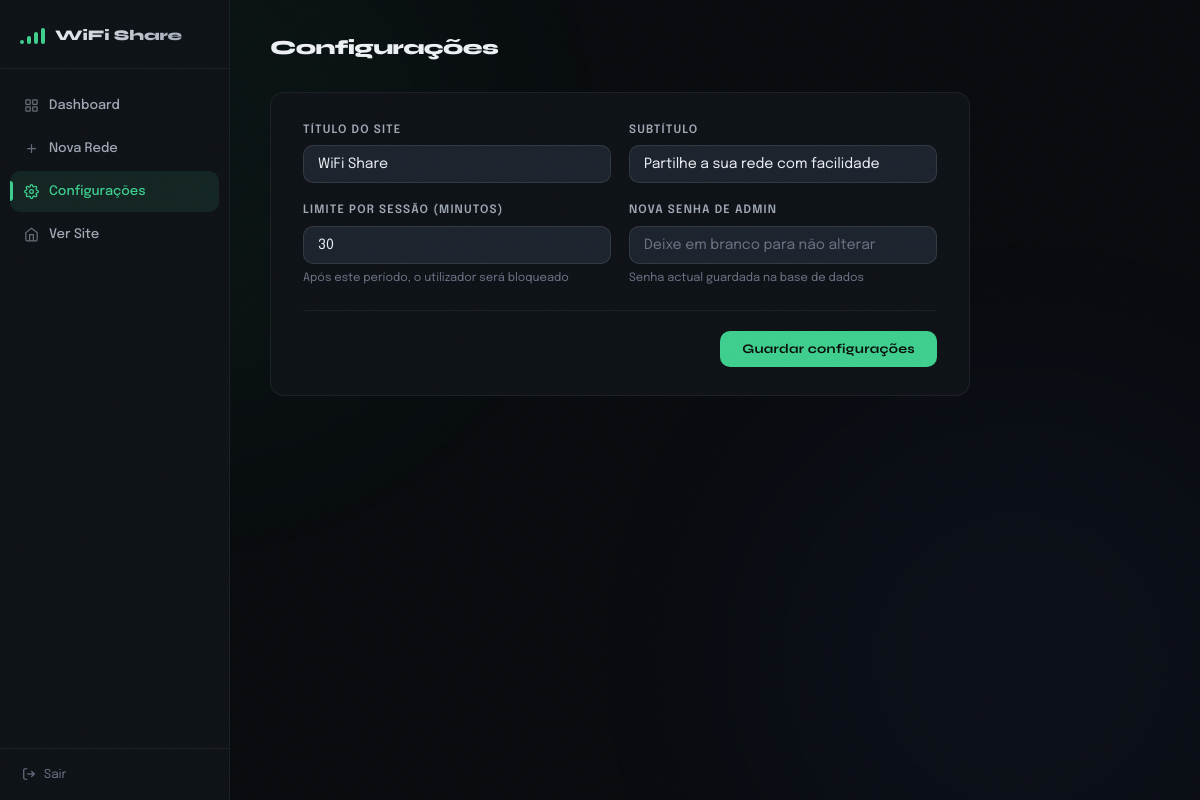
The app's page /admin/configuracoes (signed in) with its own data.
### tables this page shows
CREATE TABLE config (
            chave   TEXT PRIMARY KEY,
            valor   TEXT
        );

### app/routes.py (the view)
@main_bp.route('/admin/configuracoes', methods=['GET', 'POST'])
@requer_admin
def configuracoes():
    if request.method == 'POST':
        for chave in ['titulo_site', 'subtitulo', 'senha_admin', 'limite_minutos']:
            valor = request.form.get(chave, '').strip()
            if valor:
                ConfigModel.definir(chave, valor)
        return redirect(url_for('main.admin'))
    return render_template('app/configuracoes.html', cfg=ConfigModel.todas())

### app/database.py (called while the page is built)
def get_db():
    if 'db' not in g:
        g.db = sqlite3.connect(
            current_app.config['DATABASE'],
            detect_types=sqlite3.PARSE_DECLTYPES
        )
        g.db.row_factory = sqlite3.Row
        g.db.execute('PRAGMA foreign_keys = ON')
    return g.db

### app/models.py (called while the page is built)
    @staticmethod
    def todas():
        db = get_db()
        rows = db.execute('SELECT chave, valor FROM config').fetchall()
        return {r['chave']: r['valor'] for r in rows}

### app/routes.py (called while the page is built)
def requer_admin(f):
    @wraps(f)
    def decorated(*args, **kwargs):
        if not session.get('admin'):
            return redirect(url_for('main.login'))
        return f(*args, **kwargs)
    return decorated

### app/templates/app/configuracoes.html (shortened to what this page needs)
{% extends "app/base.html" %}
{% block extra_css %}<link rel="stylesheet" href="{{ url_for('static', filename='css/admin.css') }}">{% endblock %}
{% block body %}
<div class="admin-wrap">
  <aside class="admin-sidebar">
    <div class="sidebar-logo">
      <div class="signal-icon small"><span></span><span></span><span></span><span></span></div>
      <span class="sidebar-name">{{ cfg.titulo_site }}</span>
    </div>
    <nav class="sidebar-nav">
      <a href="{{ url_for('main.admin') }}" class="nav-item">
        <svg width="15" height="15" viewBox="0 0 24 24" fill="none" stroke="currentColor" stroke-width="2"><rect x="3" y="3" width="7" height="7" rx="1"/><rect x="14" y="3" width="7" height="7" rx="1"/><rect x="3" y="14" width="7" height="7" rx="1"/><rect x="14" y="14" width="7" height="7" rx="1"/></svg>
        Dashboard
      </a>
      <a href="{{ url_for('main.nova_rede') }}" class="nav-item">
        <svg width="15" height="15" viewBox="0 0 24 24" fill="none" stroke="currentColor" stroke-width="2"><path d="M12 5v14M5 12h14"/></svg>
        Nova Rede
      </a>
      <a href="{{ url_for('main.configuracoes') }}" class="nav-item active">
        Configurações
      </a>
      <a href="{{ url_for('main.index') }}" class="nav-item">
        <svg width="15" height="15" viewBox="0 0 24 24" fill="none" stroke="currentColor" stroke-width="2"><path d="M3 9l9-7 9 7v11a2 2 0 0 1-2 2H5a2 2 0 0 1-2-2z"/><polyline points="9 22 9 12 15 12 15 22"/></svg>
        Ver Site
      </a>
    </nav>
    <a href="{{ url_for('main.logout') }}" class="sidebar-logout">
      <svg width="14" height="14" viewBox="0 0 24 24" fill="none" stroke="currentColor" stroke-width="2"><path d="M9 21H5a2 2 0 0 1-2-2V5a2 2 0 0 1 2-2h4"/><polyline points="16 17 21 12 16 7"/><line x1="21" y1="12" x2="9" y2="12"/></svg>
      Sair
    </a>
  </aside>
  <div class="admin-content">
    <div class="admin-topbar anim-fade">
      <h2 class="admin-page-title">Configurações</h2>
    </div>
    <div class="form-card anim-fade-up">
      <form method="POST" class="rede-form">
        <div class="form-grid">
          <div class="field">
            <label class="field-label" for="titulo_site">Título do site</label>
            <input type="text" id="titulo_site" name="titulo_site" class="field-input"
              value="{{ cfg.titulo_site }}" placeholder="WiFi Share">
          </div>
          <div class="field">
            <label class="field-label" for="subtitulo">Subtítulo</label>
            <input type="text" id="subtitulo" name="subtitulo" class="field-input"
              value="{{ cfg.subtitulo }}" placeholder="Partilhe a sua rede com facilidade">
          </div>
          <div class="field">
            <label class="field-label" for="limite_minutos">Limite por sessão (minutos)</label>
            <input type="number" id="limite_minutos" name="limite_minutos" min="1" max="1440" class="field-input"
              value="{{ cfg.get('limite_minutos', '30') }}" placeholder="30">
            <span class="field-hint">Após este período, o utilizador será bloqueado</span>
          </div>
          <div class="field">
            <label class="field-label" for="senha_admin">Nova senha de admin</label>
            <input type="password" id="senha_admin" name="senha_admin" class="field-input"
              placeholder="Deixe em branco para não alterar">
            <span class="field-hint">Senha actual guardada na base de dados</span>
          </div>
        </div>
        <div class="form-actions">
          <button type="submit" class="btn btn-primary">Guardar configurações</button>
        </div>
      </form>
    </div>
  </div>
</div>
{% endblock %}

### app/static/css/base.css (style rules this page uses)
:root { --bg: #080b0e; --bg-2: #0e1217; --bg-3: #151b23; --bg-4: #1c232d; --border: rgba(255,255,255,.06); --border-2: rgba(255,255,255,.1); --border-3: rgba(255,255,255,.16); --fg: #edf0f5; --fg-2: #a0a8b5; --fg-3: #6b7385; --accent: #3ecf8e; --accent-2: #2db87a; --accent-3: #1f9e66; --accent-dim: rgba(62,207,142,.1); --accent-glow: rgba(62,207,142,.2); --accent-glow-lg: rgba(62,207,142,.08); --danger: #ef4444; --danger-dim: rgba(239,68,68,.1); --warn: #f59e0b; --warn-dim: rgba(245,158,11,.1); --radius: 14px; --radius-sm: 10px; --radius-xs: 6px; --shadow: 0 4px 24px rgba(0,0,0,.4); --shadow-lg: 0 12px 48px rgba(0,0,0,.55); --shadow-accent: 0 4px 20px rgba(62,207,142,.15); --font: 'Epilogue',-apple-system,BlinkMacSystemFont,sans-serif; --font-head: 'Syne',-apple-system,BlinkMacSystemFont,sans-serif; --font-mono: 'SF Mono','Cascadia Code','JetBrains Mono','Courier New',monospace; --ease: cubic-bezier(.22,1,.36,1); --ease-out: cubic-bezier(0,.55,.45,1); --nav-h: 64px; }
body { font-family: var(--font); background: var(--bg); color: var(--fg); overflow-x: hidden; }
.signal-icon { display:flex;align-items:flex-end;gap:3px;height:22px; }
.signal-icon span { display:block;width:4px;border-radius:2px; background:var(--accent); animation: sigPulse 1.8s var(--ease) infinite; }
.signal-icon span:nth-child(1) { height:6px;animation-delay:0s }
.signal-icon span:nth-child(2) { height:11px;animation-delay:.15s }
.signal-icon span:nth-child(3) { height:16px;animation-delay:.3s }
.signal-icon span:nth-child(4) { height:22px;animation-delay:.45s }
.signal-icon.small { height:16px }
.signal-icon.small span:nth-child(1) { height:4px }
.signal-icon.small span:nth-child(2) { height:8px }
.signal-icon.small span:nth-child(3) { height:12px }
.signal-icon.small span:nth-child(4) { height:16px }
.btn { display:inline-flex;align-items:center;justify-content:center;gap:8px; padding:10px 22px;border-radius:var(--radius-sm); font-family:var(--font-head);font-size:.82rem;font-weight:700; letter-spacing:.02em;transition:all .25s var(--ease); position:relative;overflow:hidden; }
.btn-primary { background:var(--accent);color:#0a0f0a;border:none; }
.field { display:flex;flex-direction:column;gap:6px }
.field-label { font-size:.72rem;font-weight:600;text-transform:uppercase;letter-spacing:.1em;color:var(--fg-2) }
.field-input { padding:11px 14px;background:var(--bg-4);border:1.5px solid var(--border-2); border-radius:var(--radius-sm);font-size:.88rem;color:var(--fg); transition:border-color .2s var(--ease),box-shadow .2s var(--ease); }
.field-input::placeholder { color:var(--fg-3) }
.field-hint { font-size:.72rem;color:var(--fg-3);line-height:1.4 }
.anim-fade { animation:fadeIn .5s var(--ease) both }
.anim-fade-up { animation:fadeInUp .6s var(--ease) both }

### records on screen
config: titulo_site "WiFi Share"
config: subtitulo "Partilhe a sua rede com facilidade"
config: limite_minutos "30"
